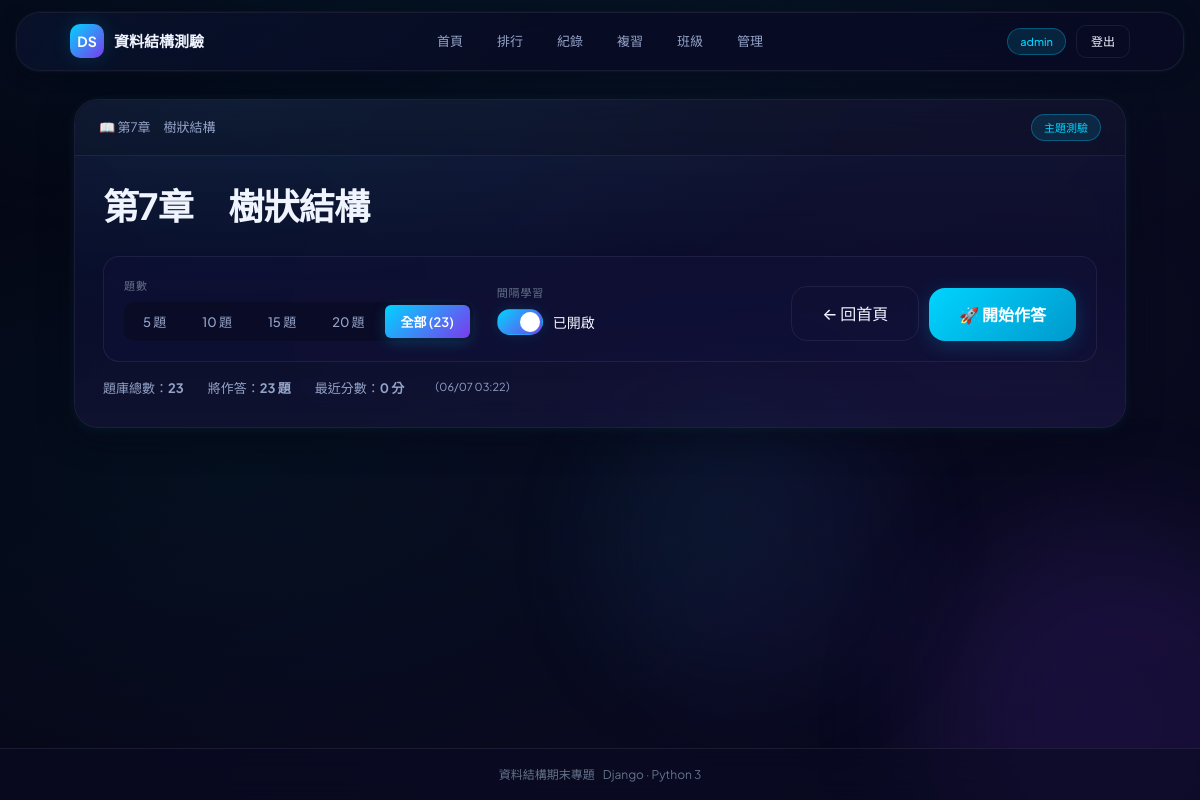
The app's page /quiz/第7章　樹狀結構/ (signed in) with its own data.
### quiz_app/models.py (models this page shows, shortened)
class User(AbstractUser):
    nickname = models.CharField(max_length=50, blank=True, verbose_name='暱稱')
    student_class = models.CharField(max_length=50, blank=True, null=True, verbose_name='班級')
    is_teacher = models.BooleanField(default=False, verbose_name='教師身分')
    class Meta:
        verbose_name = '使用者'
        verbose_name_plural = '使用者'

class QuizRecord(models.Model):
    user = models.ForeignKey(User, on_delete=models.CASCADE, null=True, blank=True, verbose_name='使用者')
    chapter = models.CharField(max_length=50, verbose_name='章節')
    total_questions = models.IntegerField(verbose_name='總題數')
    correct_count = models.IntegerField(verbose_name='答對題數')
    score = models.FloatField(verbose_name='分數')
    time_spent = models.IntegerField(verbose_name='耗時(秒)', default=0)
    is_sr = models.BooleanField(default=False, verbose_name='間隔學習法')
    created_at = models.DateTimeField(auto_now_add=True, verbose_name='作答時間')
    class Meta:
        verbose_name = '作答記錄'
        verbose_name_plural = '作答記錄'
        ordering = ['-created_at']

### quiz_app/views.py (the view)
# urls.py: path('quiz/<str:chapter>/', views.start_quiz, name='start_quiz'),
def start_quiz(request, chapter):
    if not request.user.is_authenticated:
        return redirect('login')
    total = Question.objects.filter(chapter=chapter).count()
    estimated_minutes = max(5, total)
    recent_record = QuizRecord.objects.filter(
        user=request.user, chapter=chapter
    ).order_by('-created_at').first()
    chapter_slug = chapter.replace(' ', '_').replace('　', '_')
    return render(request, 'quiz_app/quiz.html', {
        'chapter': chapter,
        'chapter_slug': chapter_slug,
        'total': total,
        'estimated_minutes': estimated_minutes,
        'recent_record': recent_record,
        'user': request.user,
    })

### quiz_app/templates/quiz_app/quiz.html (shortened to what this page needs)
<!DOCTYPE html>
<html lang="zh-Hant">
<head>
  {% load static %}
  <link rel="stylesheet" href="{% static 'quiz_app/css/style.css' %}"/>
</head>
<body>
<div class="app">
  <div class="stars">
  </div>
  <div class="floating-orb"></div>
  <div class="floating-orb"></div>
  <header class="header">
    <div class="header-inner">
      <a class="brand" href="{% url 'home' %}">
        <span class="brand-icon">DS</span>
        <span>資料結構測驗</span>
      </a>
      <nav class="nav" id="main-nav">
        <a class="nav-link" href="{% url 'home' %}">首頁</a>
        <a class="nav-link" href="{% url 'leaderboard' %}">排行</a>
        <a class="nav-link" href="{% url 'quiz_records' %}">紀錄</a>
        <a class="nav-link" href="{% url 'wrong_answers' %}">複習</a>
        {% if user.is_authenticated and user.is_teacher %}
        <a class="nav-link" href="{% url 'classroom_list' %}">班級</a>
        {% elif user.is_authenticated %}
        <a class="nav-link" href="{% url 'classroom_my' %}">班級</a>
        {% endif %}
        <a class="nav-link" href="{% url 'admin_panel' %}">管理</a>
      </nav>
      <div class="header-meta">
        {% if user.is_authenticated %}
          <span class="tag tag-cyan" id="user-tag" onclick="openProfileModal()" style="cursor:pointer;" data-nickname="{{ user.nickname|default:'' }}" data-email="{{ user.email|default:'' }}" data-student-class="{{ user.student_class|default:'' }}">{{ user.nickname|default:user.username }}</span>
          <a href="{% url 'logout' %}" class="btn btn-sm btn-ghost">登出</a>
        {% else %}
          <a href="{% url 'login' %}" class="btn btn-sm btn-ghost">登入</a>
        {% endif %}
      </div>
    </div>
  </header>
  <main>
    <div class="container">
      <div class="panel">
        <div class="panel-header">
          <span><span class="dim">📖</span> {{ chapter }}</span>
          <span class="tag tag-cyan">主題測驗</span>
        </div>
        <div class="panel-body">
          <div style="margin-bottom:28px;">
            <h1 style="font-size:36px;margin:0 0 12px;letter-spacing:-0.02em;line-height:1.2;">
              {{ chapter }}
            </h1>
          </div>
          <div style="display:flex;gap:24px;flex-wrap:wrap;align-items:flex-end;padding:20px;background:var(--glass-bg);border:1px solid var(--glass-border);border-radius:var(--radius-lg);">
            <div>
              <div class="panel-label" style="margin-bottom:8px;">題數</div>
              <div class="seg" id="seg-count">
                <button data-count="5" onclick="setCount(5)">5 題</button>
                <button data-count="10" onclick="setCount(10)">10 題</button>
                <button data-count="15" onclick="setCount(15)">15 題</button>
                <button data-count="20" onclick="setCount(20)">20 題</button>
                <button data-count="{{ total }}" onclick="setCount({{ total }})" class="active">全部 ({{ total }})</button>
              </div>
            </div>
            <div>
              <div class="panel-label" style="margin-bottom:8px;">間隔學習</div>
              <div class="toggle on" id="toggle-sr" onclick="toggleSr()" role="switch" aria-checked="true">
                <span class="toggle-track"></span>
                <span class="toggle-label" id="sr-label">已開啟</span>
              </div>
            </div>
            <div style="margin-left:auto;display:flex;gap:10px;align-items:flex-end;">
              <a class="btn btn-lg btn-ghost" href="{% url 'home' %}" style="white-space:nowrap;">← 回首頁</a>
              <a class="btn btn-primary btn-lg" id="btn-start"
                 href="{% url 'take_quiz' chapter %}?count={{ total }}&sr=1"
                 style="white-space:nowrap;">
                🚀 開始作答
              </a>
            </div>
          </div>
          <div style="display:flex;gap:24px;margin-top:16px;font-size:13px;color:var(--text-muted);">
            <span>題庫總數：<strong>{{ total }}</strong></span>
            <span>將作答：<strong id="selected-count">{{ total }} 題</strong></span>
            {% if user.is_authenticated and recent_record %}
            <span>最近分數：<strong>{{ recent_record.score|floatformat:0 }} 分</strong></span>
            <span style="font-size:11px;">（{{ recent_record.created_at|date:"m/d H:i" }}）</span>
            {% endif %}
          </div>
        </div>
      </div>
    </div>
  </main>
  <footer class="app-footer">
    <div class="container footer-inner" style="padding:0;">
      <div class="dim" style="font-size:12px">資料結構期末專題</div>
      <div class="dim" style="font-size:12px">Django · Python 3</div>
    </div>
  </footer>
</div>
</body>
</html>

### records on screen
User: nickname "admin"
QuizRecord: score "0", created_at "06/07 03:22"

### other values on screen
{{ chapter }} "第7章 樹狀結構"
{{ total }} "23"
